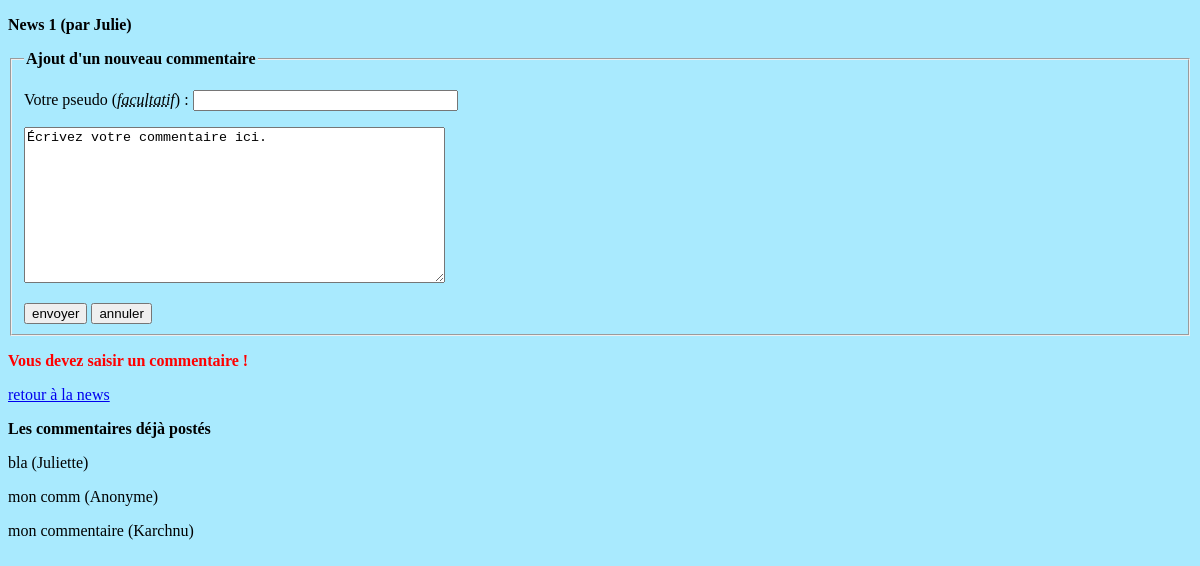
The page /ajout_commentaire.php?id=10 on the database its author committed.
### tables this page shows
CREATE TABLE IF NOT EXISTS `news` (
  `id` int(11) NOT NULL AUTO_INCREMENT,
  `titre` varchar(60) NOT NULL,
  `contenu` text NOT NULL,
  PRIMARY KEY (`id`)
);

CREATE TABLE IF NOT EXISTS `commentaires` (
  `id_commentaire` int(11) NOT NULL AUTO_INCREMENT,
  `id_news` int(11) NOT NULL,
  `commentaire` text NOT NULL,
  PRIMARY KEY (`id_commentaire`)
);

### fonctions.php (the view, shortened to what this page needs)
<?php
function affichage_commentaires($bdd, $id_news)
{
	$req = $bdd -> prepare ('SELECT commentaire FROM commentaires WHERE id_news=? ORDER BY id_commentaire DESC');
	$req -> execute (array ($id_news) );
	while ($donnees = $req->fetch())
	{
		echo '<p>'.$donnees['commentaire'].'</p>';
	}
}
function affichage_titre_news($bdd,$id)
{
	$req = $bdd->prepare('SELECT id, titre FROM news WHERE id=?');
	$req -> execute(array($id));
	$donnees = $req->fetch();
	$id_news = $donnees['id'];
	echo '<p class="gras">'.$donnees['titre'].'</p>';
	return $id_news;
}
function valeur_si_existante($var)
{
	if ( isset($var) && strlen($var) > 0 )
	{
		echo 'value="'.$var.'"';
	}
}
?>

### LeStyle.css (style rules this page uses)
body { background-color: #A9EAFE; }
.gras { font-weight: bold; }

### rows shown on the page
news: titre "News 1 (par Julie)"
commentaires: commentaire "bla (Juliette)"
commentaires: commentaire "mon comm (Anonyme)"
commentaires: commentaire "mon commentaire (Karchnu)"
